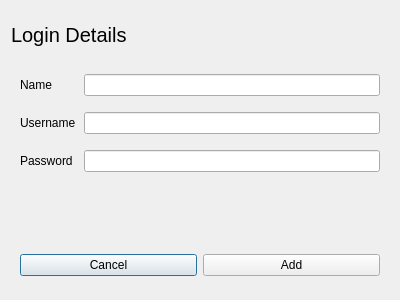
<?xml version="1.0" encoding="UTF-8"?>
<ui version="4.0">
 <class>AddEntryDialog</class>
 <widget class="QDialog" name="AddEntryDialog">
  <property name="geometry">
   <rect>
    <x>0</x>
    <y>0</y>
    <width>400</width>
    <height>300</height>
   </rect>
  </property>
  <property name="windowTitle">
   <string>Dialog</string>
  </property>
  <layout class="QVBoxLayout" name="verticalLayout">
   <item>
    <widget class="QLabel" name="addLabel">
     <property name="font">
      <font>
       <pointsize>15</pointsize>
      </font>
     </property>
     <property name="text">
      <string>Login Details</string>
     </property>
    </widget>
   </item>
   <item>
    <widget class="QWidget" name="addForm" native="true">
     <layout class="QFormLayout" name="formLayout">
      <property name="horizontalSpacing">
       <number>8</number>
      </property>
      <property name="verticalSpacing">
       <number>16</number>
      </property>
      <item row="0" column="0">
       <widget class="QLabel" name="nameLabel">
        <property name="text">
         <string>Name</string>
        </property>
       </widget>
      </item>
      <item row="0" column="1">
       <widget class="QLineEdit" name="nameInput"/>
      </item>
      <item row="1" column="0">
       <widget class="QLabel" name="usernameLabel">
        <property name="text">
         <string>Username</string>
        </property>
       </widget>
      </item>
      <item row="1" column="1">
       <widget class="QLineEdit" name="usernameInput"/>
      </item>
      <item row="2" column="0">
       <widget class="QLabel" name="pwdLabel">
        <property name="text">
         <string>Password</string>
        </property>
       </widget>
      </item>
      <item row="2" column="1">
       <widget class="QLineEdit" name="pwdInput"/>
      </item>
     </layout>
    </widget>
   </item>
   <item>
    <widget class="QWidget" name="widget" native="true">
     <layout class="QVBoxLayout" name="verticalLayout_2">
      <item>
       <widget class="QLabel" name="aErrorLabel">
        <property name="text">
         <string/>
        </property>
       </widget>
      </item>
     </layout>
    </widget>
   </item>
   <item>
    <widget class="QWidget" name="addBtns" native="true">
     <layout class="QHBoxLayout" name="horizontalLayout">
      <item>
       <widget class="QPushButton" name="addCancelBtn">
        <property name="text">
         <string>Cancel</string>
        </property>
       </widget>
      </item>
      <item>
       <widget class="QPushButton" name="addBtn">
        <property name="text">
         <string>Add</string>
        </property>
       </widget>
      </item>
     </layout>
    </widget>
   </item>
  </layout>
 </widget>
 <resources/>
 <connections/>
</ui>
